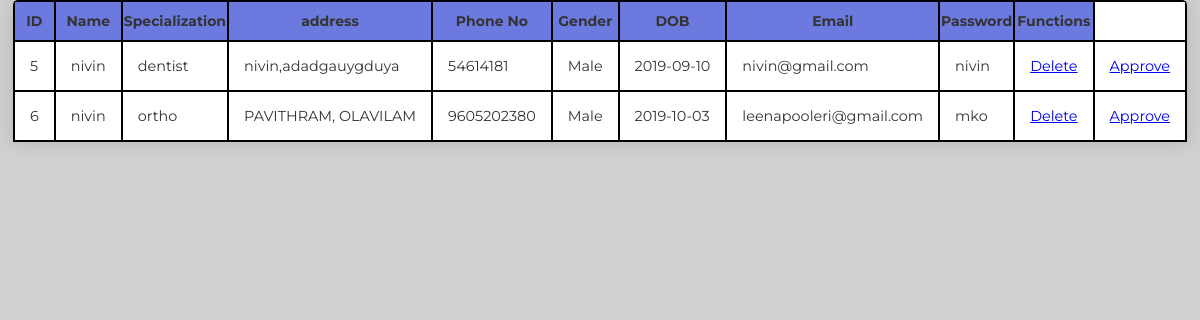
The app's page /doctor_details.php with its own data.
### tables this page shows
CREATE TABLE IF NOT EXISTS `doctor` (
  `id` int(11) NOT NULL AUTO_INCREMENT,
  `name` varchar(100) NOT NULL,
  `specialization` varchar(100) NOT NULL,
  `address` varchar(100) NOT NULL,
  `phone` bigint(20) NOT NULL,
  `gender` varchar(100) NOT NULL,
  `dob` date NOT NULL,
  `email` varchar(100) NOT NULL,
  `password` varchar(100) NOT NULL,
  `approval` varchar(100) NOT NULL,
  PRIMARY KEY (`id`)
);

### doctor_details.php (the view, shortened to what this page needs)
<!DOCTYPE html>
<?php
require_once('connect.php');
?>
<html lang="en" dir="ltr">
<head>
</head>
<body>
  <?php
  $sql = "SELECT * FROM `doctor`";
  $records = mysqli_query($conn,$sql); ?>
  <table>
    <tr>
      <th>ID</th>
      <th>Name</th>
      <th>Specialization</th>
      <th>address</th>
      <th>Phone No</th>
      <th>Gender</th>
      <th>DOB</th>
      <th>Email</th>
      <th>Password</th>
      <th>Functions</th>
    </tr>
    <?php
    while ($result = mysqli_fetch_assoc($records)){
      echo "<tr>";
      echo "<td>".$result['id']."</td>";
      echo "<td>".$result['name']."</td>";
      echo "<td>".$result['specialization']."</td>";
      echo "<td>".$result['address']."</td>";
      echo "<td>".$result['phone']."</td>";
      echo "<td>".$result['gender']."</td>";
      echo "<td>".$result['dob']."</td>";
      echo "<td>".$result['email']."</td>";
      echo "<td>".$result['password']."</td>";
      ?>
      <td><div class= "del " ><a href="delete_doc.php?id=<?php echo $result['id'];?>">Delete</a></div></td>
      <td>
        <div class="approve">
          <a href="approve_doc.php?id=<?php echo $result['id'];?>">Approve</a>
        </div>
      </td>
      </tr>
    <?php }
    ?>
  </table>
</body>
</html>

### doctor_details.php (style rules this page uses)
* { margin: auto; padding: auto; box-sizing: border-box; font-family: 'Montserrat', sans-serif; font-weight: 400; }
body { background-color: #d1d1d1; }
table { border-collapse: collapse; font-size: 0.9em; border-radius: 5px 5px 0 0; overflow: hidden; box-shadow: 0 0 20px rgba(0, 0, 0, 0.15); background-color: #ffffff ; color:#333333; padding-top: 20px; padding-bottom: 20px; }
tr { text-align: left; border: 2px solid black; }
td { padding-left: 15px; padding-bottom: 15px; padding-right: 15px; padding-top: 15px; border: 2px solid black; }
th { text-align: center; background-color: #6c7ae0; font-size: 14px; padding-bottom: 10px; padding-top: 10px; border: 2px solid black; font-weight: 700; }

### records on screen
doctor: id "5", name "nivin", specialization "dentist", address "nivin,adadgauygduya", phone "54614181", gender "Male", dob "2019-09-10", email "nivin@gmail.com", password "nivin"
doctor: id "6", name "nivin", specialization "ortho", address "PAVITHRAM, OLAVILAM", phone "9605202380", gender "Male", dob "2019-10-03", email "leenapooleri@gmail.com", password "mko"
